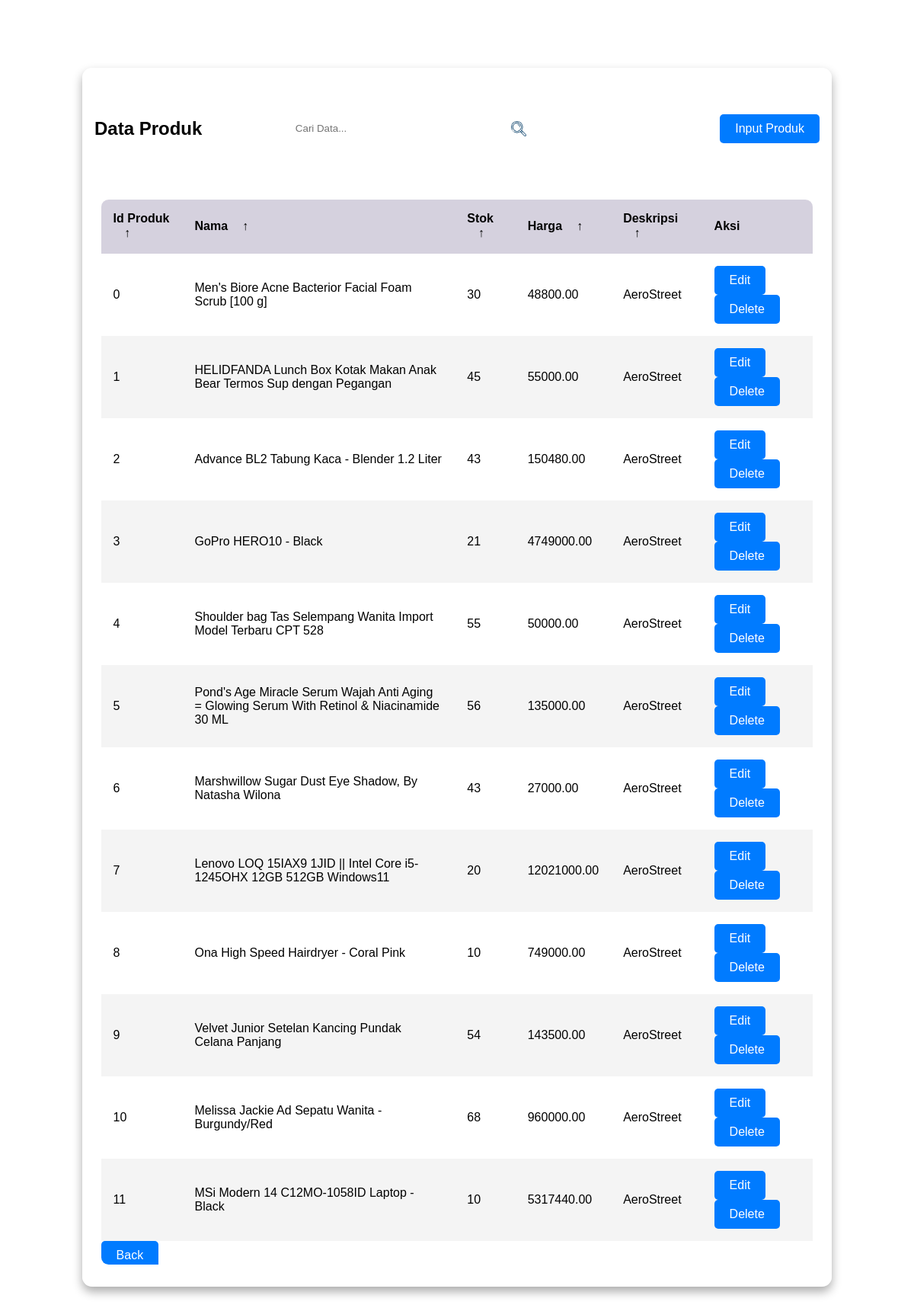
/WEB-ADMIN/Tabel_Produk.php, run on the app's committed database.
### tables this page shows
CREATE TABLE `products` (
  `id` int(11) NOT NULL,
  `name` varchar(255) NOT NULL,
  `stok` int(20) NOT NULL,
  `price` decimal(10,2) NOT NULL,
  `image` varchar(255) NOT NULL
);

### WEB-ADMIN/Tabel_Produk.php (the view, shortened to what this page needs)
<?php
include 'koneksi.php';
$sql = "SELECT id, NAME, stok, price FROM products";
$result = $conn->query($sql);
$products = array();
if ($result->num_rows > 0) {
    while($row = $result->fetch_assoc()) {
        $products[] = $row;
    }
} else {
    echo "0 results";
}
?>
<!DOCTYPE html>
<html lang="en">
<head>
    <link rel="stylesheet" href="style2.css">
</head>
<body>
    <main class="table" id="customers_table">
        <section class="table__header">
            <h1>Data Produk</h1>
            <div class="input-group">
                <input type="search" placeholder="Cari Data...">
                <img src="gambar/search-removebg-preview.png" alt="">
            </div>
            <div class="export__file">
                <label for="export-file" class="export__file-btn" title="Export File"></label>
            </div>
            <button onclick="location.href='proses/input_produk.php'">Input Produk</button>
        </section>
        <section class="table__body">
            <table>
                <thead>
                    <tr>
                        <th>Id Produk <span class="icon-arrow">&UpArrow;</span></th>
                        <th>Nama <span class="icon-arrow">&UpArrow;</span></th>
                        <th>Stok <span class="icon-arrow">&UpArrow;</span></th>
                        <th>Harga <span class="icon-arrow">&UpArrow;</span></th>
                        <th>Deskripsi <span class="icon-arrow">&UpArrow;</span></th>
                        <th>Aksi</th>
                    </tr>
                </thead>
                <tbody>
                    <?php foreach ($products as $product): ?>
                        <tr>
                            <td><?php echo $product['id']; ?></td>
                            <td><?php echo $product['NAME']; ?></td>
                            <td><?php echo $product['stok']; ?></td>
                            <td><?php echo $product['price']; ?></td>
                            <td>AeroStreet</td>
                            <td>
                                <button onclick="location.href='proses/edit_produk.php?id=<?php echo $product['id']; ?>'">Edit</button>
                                <button onclick="deleteProduct(<?php echo $product['id']; ?>)">Delete</button>
                            </td>
                        </tr>
                    <?php endforeach; ?>
                </tbody>
            </table>
            <a href="halamanutama.php"><button onclick="goBack()">Back</button></a>
        </section>
    </main>
</body>
</html>

### WEB-ADMIN/style2.css (style rules this page uses)
* { margin: 0; padding: 0; box-sizing: border-box; font-family: sans-serif; }
body { min-height: 100vh; background: url(images/html_table.jpg) center / cover; display: flex; justify-content: center; align-items: center; }
main.table { width: 82vw; height: 90vh; background-color: #fff5; backdrop-filter: blur(7px); box-shadow: 0 .4rem .8rem #0005; border-radius: .8rem; overflow: hidden; }
.table__header { width: 100%; height: 10%; background-color: #fff4; padding: .8rem 1rem; display: flex; justify-content: space-between; align-items: center; }
.table__header .input-group { width: 35%; height: 100%; background-color: #fff5; padding: 0 .8rem; border-radius: 2rem; display: flex; justify-content: center; align-items: center; transition: .2s; }
.table__header .input-group img { width: 1.2rem; height: 1.2rem; }
.table__header .input-group input { width: 100%; padding: 0 .5rem 0 .3rem; background-color: transparent; border: none; outline: none; }
.table__body { width: 95%; max-height: calc(89% - 1.6rem); background-color: #fffb; margin: .8rem auto; border-radius: .6rem; overflow: auto; overflow: overlay; }
table { width: 100%; }
table, th, td { border-collapse: collapse; padding: 1rem; text-align: left; }
thead th { position: sticky; top: 0; left: 0; background-color: #d5d1defe; cursor: pointer; text-transform: capitalize; }
tbody tr:nth-child(even) { background-color: #0000000b; }
tbody tr { --delay: .1s; transition: .5s ease-in-out var(--delay), background-color 0s; }
tbody tr td, tbody tr td p, tbody tr td img { transition: .2s ease-in-out; }
thead th span.icon-arrow { display: inline-block; width: 1.3rem; height: 1.3rem; border-radius: 50%; border: 1.4px solid transparent; text-align: center; font-size: 1rem; margin-left: .5rem; transition: .2s ease-in-out; }
.export__file { position: relative; }
.export__file .export__file-btn { display: inline-block; width: 2rem; height: 2rem; background: #fff6 url(images/export.png) center / 80% no-repeat; border-radius: 50%; transition: .2s ease-in-out; }
button { padding: 10px 20px; background-color: #007bff; color: #fff; border: none; border-radius: 5px; cursor: pointer; font-size: 16px; transition: background-color 0.3s ease; }

### data on the page
products: id "0", name "Men's Biore Acne Bacterior Facial Foam Scrub [100 g]", stok "30", price "48800.00"
products: id "1", name "HELIDFANDA Lunch Box Kotak Makan Anak Bear Termos Sup dengan Pegangan", stok "45", price "55000.00"
products: id "2", name "Advance BL2 Tabung Kaca - Blender 1.2 Liter", stok "43", price "150480.00"
products: id "3", name "GoPro HERO10 - Black", stok "21", price "4749000.00"
products: id "4", name "Shoulder bag Tas Selempang Wanita Import Model Terbaru CPT 528", stok "55", price "50000.00"
products: id "5", name "Pond's Age Miracle Serum Wajah Anti Aging = Glowing Serum With Retinol & Niacinamide 30 ML", stok "56", price "135000.00"
products: id "6", name "Marshwillow Sugar Dust Eye Shadow, By Natasha Wilona", stok "43", price "27000.00"
products: id "7", name "Lenovo LOQ 15IAX9 1JID || Intel Core i5-1245OHX 12GB 512GB Windows11", stok "20", price "12021000.00"
products: id "8", name "Ona High Speed Hairdryer - Coral Pink", stok "10", price "749000.00"
products: id "9", name "Velvet Junior Setelan Kancing Pundak Celana Panjang", stok "54", price "143500.00"
products: id "10", name "Melissa Jackie Ad Sepatu Wanita - Burgundy/Red", stok "68", price "960000.00"
products: id "11", name "MSi Modern 14 C12MO-1058ID Laptop - Black", stok "10", price "5317440.00"
